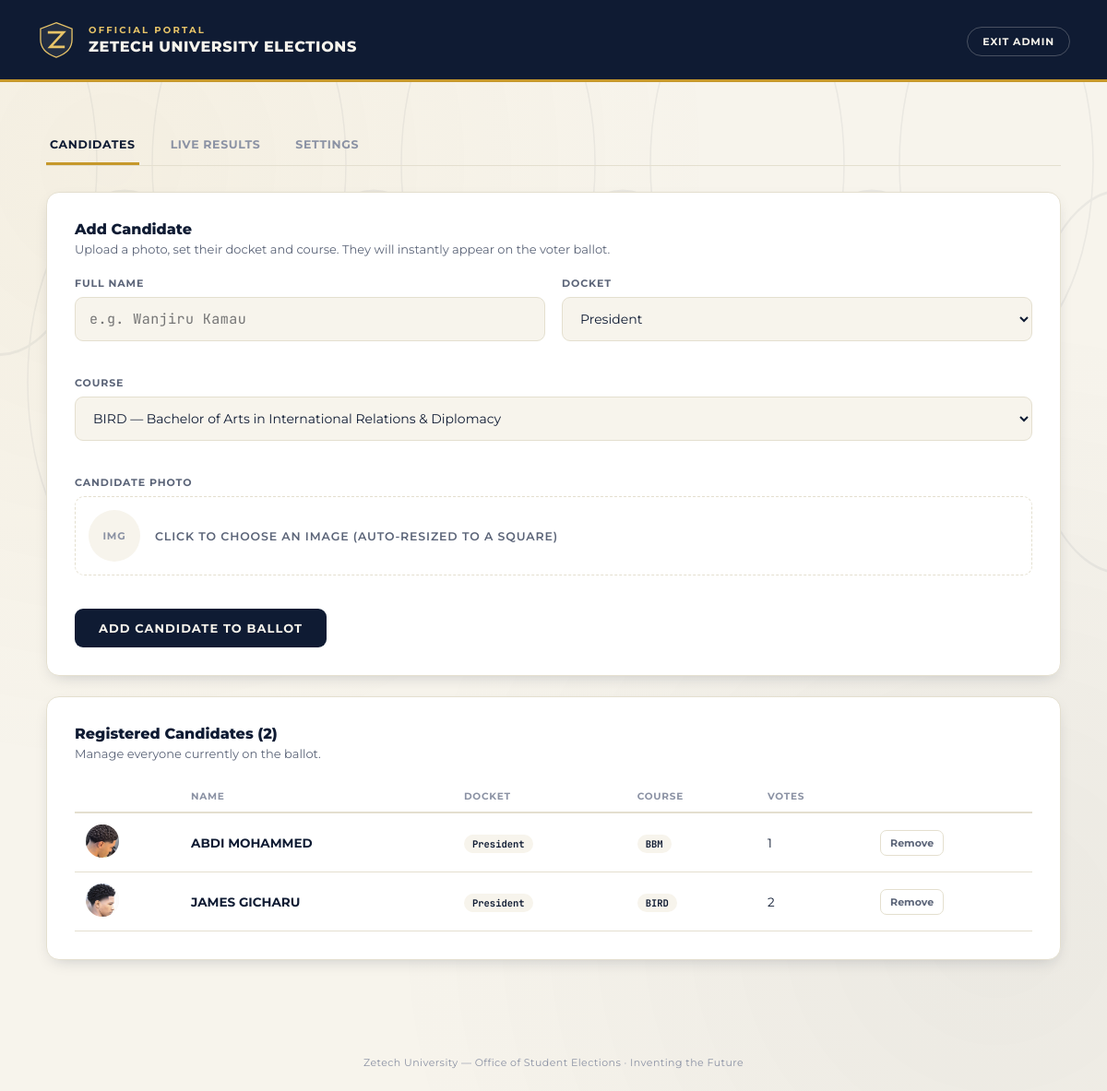
The page /admin/candidates (signed in) on the database its author committed.
### tables this page shows
CREATE TABLE candidates (
    id            INTEGER PRIMARY KEY AUTOINCREMENT,
    name          TEXT NOT NULL,
    docket        TEXT NOT NULL,
    course_code   TEXT NOT NULL,
    photo_filename TEXT,
    votes         INTEGER NOT NULL DEFAULT 0,
    created_at    TEXT NOT NULL
);

### app.py (the view, shortened to what this page needs)
@app.route("/admin/candidates", methods=["GET", "POST"])
@admin_required
def admin_candidates():
    conn = get_db()
    try:
        candidates = conn.execute(
            "SELECT * FROM candidates ORDER BY docket, name"
        ).fetchall()
    finally:
        conn.close()
    return render_template(
        "admin_candidates.html",
        candidates=candidates,
        dockets=DOCKETS,
        courses=COURSES,
        active_tab="candidates",
    )

### app.py (called while the page is built)
def admin_required(view):
    @wraps(view)
    def wrapped(*args, **kwargs):
        if not session.get("is_admin"):
            flash("Please sign in as the returning officer to continue.", "error")
            return redirect(url_for("home"))
        return view(*args, **kwargs)
    return wrapped

@app.context_processor
def inject_globals():
    return {"dockets_all": DOCKETS, "courses_all": COURSES}

### database.py (called while the page is built)
def get_db():
    os.makedirs(os.path.dirname(DB_PATH), exist_ok=True)
    conn = sqlite3.connect(DB_PATH)
    conn.row_factory = sqlite3.Row
    conn.execute("PRAGMA foreign_keys = ON")
    return conn

### templates/admin_candidates.html (shortened to what this page needs)
{% extends "admin_base.html" %}
{% block admin_content %}
<div class="panel">
  <h3>Add Candidate</h3>
  <p class="sub">Upload a photo, set their docket and course. They will instantly appear on the voter ballot.</p>
  <form method="POST" action="{{ url_for('admin_candidates') }}" enctype="multipart/form-data">
    <div class="form-grid">
      <div class="field">
        <label for="name">Full Name</label>
        <input type="text" id="name" name="name" placeholder="e.g. Wanjiru Kamau">
      </div>
      <div class="field">
        <label for="docket">Docket</label>
        <select id="docket" name="docket">
          {% for d in dockets %}<option value="{{ d }}">{{ d }}</option>{% endfor %}
        </select>
      </div>
      <div class="field" style="grid-column:1/-1;">
        <label for="course_code">Course</label>
        <select id="course_code" name="course_code">
          {% for c in courses %}<option value="{{ c.code }}">{{ c.code }} &mdash; {{ c.name }}</option>{% endfor %}
        </select>
      </div>
      <div class="field" style="grid-column:1/-1;">
        <label for="photo">Candidate Photo</label>
        <label class="photo-upload" id="photo-upload-label">
          <div class="preview" id="photo-preview">IMG</div>
          <span class="up-label">Click to choose an image (auto-resized to a square)</span>
        </label>
      </div>
    </div>
    <div style="margin-top:8px;">
      <button class="btn btn-primary btn-auto" type="submit">Add Candidate to Ballot</button>
    </div>
  </form>
</div>
<div class="panel">
  <h3>Registered Candidates ({{ candidates|length }})</h3>
  <p class="sub">Manage everyone currently on the ballot.</p>
  {% if candidates|length == 0 %}
    <p class="hint">No candidates yet &mdash; add the first one above.</p>
  {% else %}
    <table>
      <thead>
        <tr><th></th><th>Name</th><th>Docket</th><th>Course</th><th>Votes</th><th></th></tr>
      </thead>
      <tbody>
        {% for c in candidates %}
        <tr>
          <td>
            {% if c['photo_filename'] %}
              <img class="table-photo" src="{{ url_for('static', filename='uploads/' ~ c['photo_filename']) }}">
            {% else %}
              <div class="table-photo cand-photo placeholder" style="width:36px;height:36px;font-size:11px;">{{ c['name'][:2]|upper }}</div>
            {% endif %}
          </td>
          <td><strong>{{ c['name'] }}</strong></td>
          <td><span class="tag">{{ c['docket'] }}</span></td>
          <td><span class="tag">{{ c['course_code'] }}</span></td>
          <td>{{ c['votes'] }}</td>
          <td>
            <form method="POST" action="{{ url_for('admin_delete_candidate', candidate_id=c['id']) }}"
                  onsubmit="return confirm('Remove {{ c['name']|e }} from the ballot?');">
              <button class="icon-btn" type="submit">Remove</button>
            </form>
          </td>
        </tr>
        {% endfor %}
      </tbody>
    </table>
  {% endif %}
</div>
{% endblock %}

### templates/admin_base.html
{% extends "base.html" %}
{% block topbar_right %}<a href="{{ url_for('admin_logout') }}">Exit Admin</a>{% endblock %}
{% block content %}
<div class="admin-shell">
  <div class="admin-tabs">
    <a class="admin-tab {{ 'active' if active_tab == 'candidates' else '' }}" href="{{ url_for('admin_candidates') }}">Candidates</a>
    <a class="admin-tab {{ 'active' if active_tab == 'results' else '' }}" href="{{ url_for('admin_results') }}">Live Results</a>
    <a class="admin-tab {{ 'active' if active_tab == 'settings' else '' }}" href="{{ url_for('admin_settings') }}">Settings</a>
  </div>
  {% block admin_content %}{% endblock %}
</div>
{% endblock %}

### templates/base.html (shortened to what this page needs)
<!DOCTYPE html>
<html lang="en">
<head>
<link rel="stylesheet" href="{{ url_for('static', filename='css/style.css') }}">
</head>
<body class="{% block bodyclass %}{% endblock %}">
{% import '_macros.html' as m %}
{{ m.guilloche() }}
<div class="topbar">
  <div class="brand">
    {{ m.crest(42, True) }}
    <div class="brand-text">
      <p class="eyebrow">Official Portal</p>
      <h1>Zetech University Elections</h1>
    </div>
  </div>
  <div class="topbar-right">
    {% block topbar_right %}{% endblock %}
  </div>
</div>
<main>
  {% block content %}{% endblock %}
</main>
<footer>Zetech University &mdash; Office of Student Elections &middot; Inventing the Future</footer>
</body>
</html>

### templates/_macros.html (shortened to what this page needs)
{% macro crest(size=42, mono=True) %}
<svg viewBox="0 0 64 64" width="{{ size }}" height="{{ size }}" xmlns="http://www.w3.org/2000/svg" class="crest">
  <path d="M32 4 L58 14 V32 C58 46 47 56 32 61 C17 56 6 46 6 32 V14 Z"
        fill="{{ 'rgba(247,244,236,0.08)' if mono else 'var(--navy)' }}"
        stroke="{{ 'var(--gold-light)' if mono else 'var(--gold)' }}" stroke-width="2"/>
  <path d="M20 20 H44 L22 44 H44" fill="none"
        stroke="{{ 'var(--gold-light)' if mono else 'var(--gold)' }}"
        stroke-width="4" stroke-linecap="square" stroke-linejoin="miter"/>
</svg>
{% endmacro %}
{% macro guilloche() %}
<div class="guilloche">
</div>
{% endmacro %}

### rows shown on the page
candidates: photo_filename (picture), name "ABDI MOHAMMED", docket "President", course_code "BBM", votes "1"
candidates: photo_filename (picture), name "JAMES GICHARU", docket "President", course_code "BIRD", votes "2"

### other values the page prints
{{ candidates|length }} "2"
form field docket "President"
form field course_code "BIRD — Bachelor of Arts in International Relations & Diplomacy"
